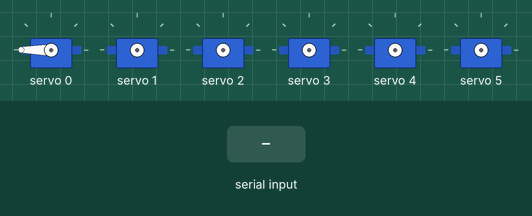
Simulated run of this sketch. Board: Arduino Uno, built with avr-gcc and run on an emulated ATmega328P. Shown: 6 × servo. The inputs (shaded band) are chosen by the test bench. What the sketch prints to the serial monitor is not drawn.

Above: at 0.1 s.
At 0.5 s:
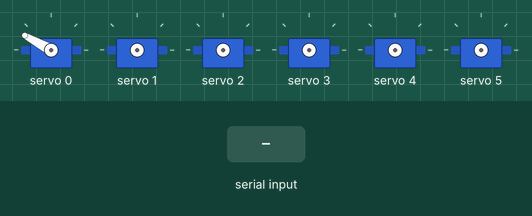
At 2.4 s:
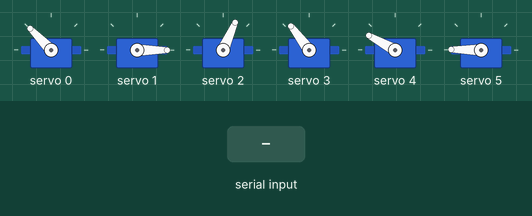
2.5 s: "90,45\n" received over Serial
4.0 s: "s90\n" received over Serial
5.5 s: "s,45\n" received over Serial
Timing chart, 0 to 8.5 s (numbered marks = the images above; inputs shaded):
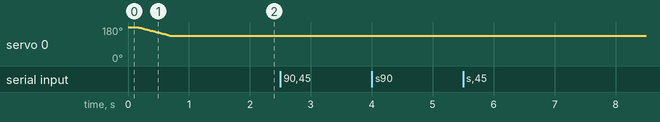

The sketch:

serial_input_test.ino
```cpp
#include <Wire.h>
#include <Adafruit_PWMServoDriver.h>

Adafruit_PWMServoDriver pwm = Adafruit_PWMServoDriver();
uint16_t value = 0;  // Use uint16_t for a wider range of values
uint8_t counter = 0;

int homePosCheck =0;
int i =0;

const int numServos = 6;

void setup() {
  Serial.begin(9600);
  Serial.println("------------------------");
  Serial.println("6 Axis Robot Arm");
  Serial.println("------------------------");

  Serial.println("Format: sXYYY where X is the servo number (0-2) and YYY is the position (000-180)");

  pwm.begin();
  pwm.setOscillatorFrequency(27000000);
  pwm.setPWMFreq(50);

  homePos();
}

void loop() {
  if (Serial.available() > 0) {
    String input = Serial.readStringUntil('\n');
    Serial.println(input);

    if (input.length() == 5 && input[0] == 's' && isDigit(input[1]) && isDigit(input[2]) && isDigit(input[3]) && isDigit(input[4])) {
      int servoNum = input[1] - '0';
      int position = input.substring(2).toInt();

      // if (servoNum >= 0 && servoNum < numServos && position >= 0 && position <= 180) {
      if (servoNum >= 0 && servoNum < numServos) {
        // mappedPos = map(position,0,100,)
        // servos[servoNum].write(position);
        Serial.print("Servo ");
        Serial.print(servoNum);
        Serial.print(" set to position ");
        Serial.println(position);
        pwm.setPWM(servoNum, 0, position);
      } else {
        Serial.println("Invalid command. Ensure servo number is within range and position is between 000 and 180.");
      }
    } else {
      Serial.println("Invalid command format. Use: sXYYY where X is the servo number (0-2) and YYY is the position (000-180).");
    }
  }
}


void homePos() {

  for(i=500;i>=395;i--){
    pwm.setPWM(0, 0, i);
    delay(5);
  }
  delay(100);
  pwm.setPWM(1, 0, 110);
  delay(100);
  pwm.setPWM(2, 0, 250);
  delay(100);
  pwm.setPWM(3, 0, 380);
  delay(100);
  pwm.setPWM(4, 0, 430);
  delay(100);
  pwm.setPWM(5, 0, 490);
}
```

Measured:
- after the input at 2.5 s, every drawn part: stays the same
- after the input at 4.0 s, every drawn part: stays the same
- after the input at 5.5 s, every drawn part: stays the same
